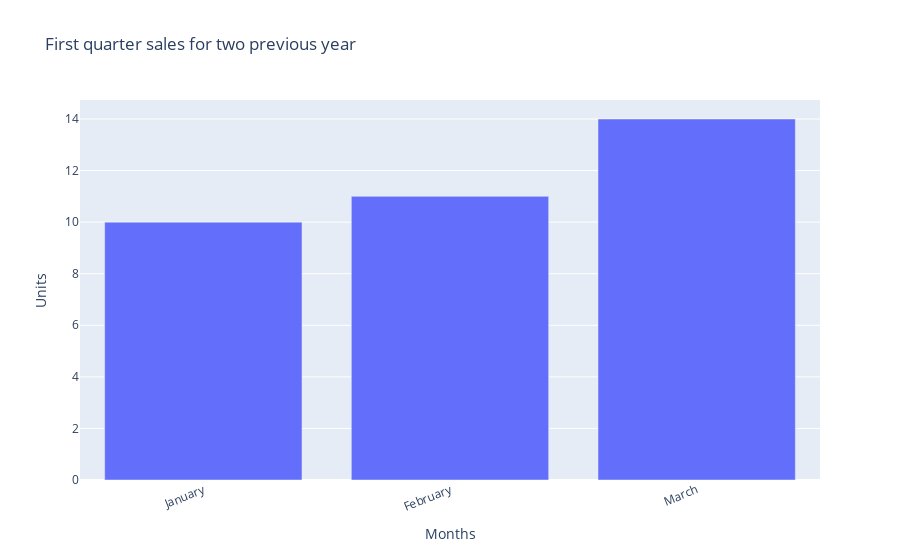

Notebook code cell kept with this figure:
### Markdown cell above
# Rotating labels

### Code cell
layout = {'title' : 'First quarter sales for two previous year',
         'xaxis': {'title':'Months', 'tickangle':-22},
         'yaxis':{'title': 'Units'}}

fig = go.Figure(data , layout)

iplot(fig)

### Figure 1 — Plotly figure (JSON) as saved in the notebook; plotly's stock layout.template omitted (floating-point values rounded to 4 significant figures)
{"data": [{"type": "bar", "x": ["January", "February", "March"], "y": [10, 11, 14]}], "layout": {"title": {"text": "First quarter sales for two previous year"}, "xaxis": {"tickangle": -22, "title": {"text": "Months"}}, "yaxis": {"title": {"text": "Units"}}}}
